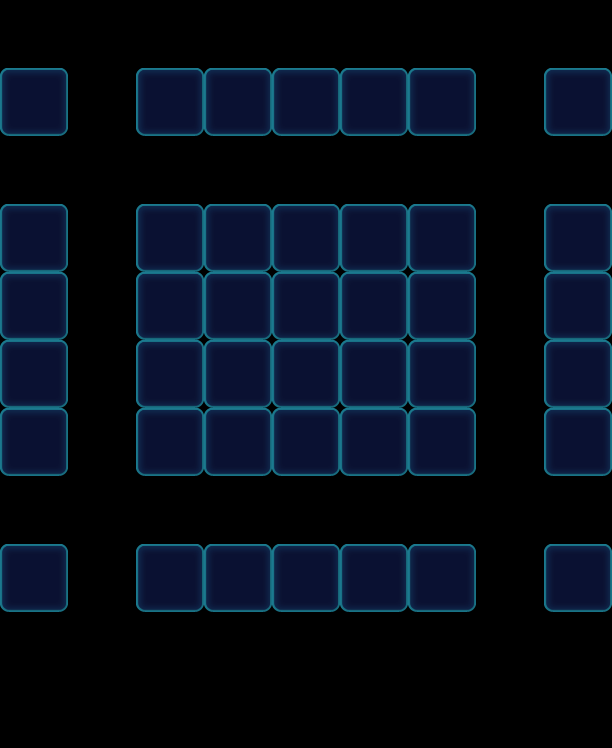

This is a level from a 2D game, rendered from its Tiled map with the project's own tilesets. A one-line summary and the map file follow, with tile-layer data summarised:
An orthogonal 9x11 tile map with 68x68 px tiles, 1 tile layer (Valid), 2 tilesets and 85 objects (42x Floor, 22x Monster, 21x Factory_Normal).

<map version="1.0" orientation="orthogonal" width="9" height="11" tilewidth="68" tileheight="68">
 <tileset firstgid="1" name="game_grid1" tilewidth="68" tileheight="68">
  <image source="game_grid1.png" width="68" height="68" />
 </tileset>
 <tileset firstgid="2" name="map" tilewidth="68" tileheight="68">
  <image source="map.png" width="1024" height="1024" />
 </tileset>
 <layer name="Valid" width="9" height="11">
  <data>[99 cells, 42 non-empty, 1 distinct tile ids]</data>
 </layer>
 <objectgroup name="BottomObj" width="9" height="11">
  <object name="Jelly" type="Floor" gid="33" x="136" y="272">
   <properties>
    <property name="Layers" value="2" />
   </properties>
  </object>
  <object name="Jelly" type="Floor" gid="33" x="272" y="272">
   <properties>
    <property name="Layers" value="2" />
   </properties>
  </object>
  <object name="Jelly" type="Floor" gid="33" x="340" y="272">
   <properties>
    <property name="Layers" value="2" />
   </properties>
  </object>
  <object name="Jelly" type="Floor" gid="33" x="408" y="272">
   <properties>
    <property name="Layers" value="2" />
   </properties>
  </object>
  <object name="Jelly" type="Floor" gid="33" x="204" y="272">
   <properties>
    <property name="Layers" value="2" />
   </properties>
  </object>
  <object name="Jelly" type="Floor" gid="33" x="408" y="340">
   <properties>
    <property name="Layers" value="2" />
   </properties>
  </object>
  <object name="Jelly" type="Floor" gid="33" x="204" y="340">
   <properties>
    <property name="Layers" value="2" />
   </properties>
  </object>
  <object name="Jelly" type="Floor" gid="33" x="136" y="340">
   <properties>
    <property name="Layers" value="2" />
   </properties>
  </object>
  <object name="Jelly" type="Floor" gid="33" x="272" y="340">
   <properties>
    <property name="Layers" value="2" />
   </properties>
  </object>
  <object name="Jelly" type="Floor" gid="33" x="340" y="340">
   <properties>
    <property name="Layers" value="2" />
   </properties>
  </object>
  <object name="Jelly" type="Floor" gid="33" x="408" y="408">
   <properties>
    <property name="Layers" value="2" />
   </properties>
  </object>
  <object name="Jelly" type="Floor" gid="33" x="204" y="408">
   <properties>
    <property name="Layers" value="2" />
   </properties>
  </object>
  <object name="Jelly" type="Floor" gid="33" x="136" y="408">
   <properties>
    <property name="Layers" value="2" />
   </properties>
  </object>
  <object name="Jelly" type="Floor" gid="33" x="272" y="408">
   <properties>
    <property name="Layers" value="2" />
   </properties>
  </object>
  <object name="Jelly" type="Floor" gid="33" x="340" y="408">
   <properties>
    <property name="Layers" value="2" />
   </properties>
  </object>
  <object name="Jelly" type="Floor" gid="33" x="408" y="476">
   <properties>
    <property name="Layers" value="2" />
   </properties>
  </object>
  <object name="Jelly" type="Floor" gid="33" x="204" y="476">
   <properties>
    <property name="Layers" value="2" />
   </properties>
  </object>
  <object name="Jelly" type="Floor" gid="33" x="136" y="476">
   <properties>
    <property name="Layers" value="2" />
   </properties>
  </object>
  <object name="Jelly" type="Floor" gid="33" x="272" y="476">
   <properties>
    <property name="Layers" value="2" />
   </properties>
  </object>
  <object name="Jelly" type="Floor" gid="33" x="340" y="476">
   <properties>
    <property name="Layers" value="2" />
   </properties>
  </object>
  <object name="Jelly" type="Floor" gid="33" x="544" y="136">
   <properties>
    <property name="Layers" value="2" />
   </properties>
  </object>
  <object name="Jelly" type="Floor" gid="33" x="544" y="612">
   <properties>
    <property name="Layers" value="2" />
   </properties>
  </object>
  <object name="Jelly" type="Floor" gid="33" x="0" y="612">
   <properties>
    <property name="Layers" value="2" />
   </properties>
  </object>
  <object name="Jelly" type="Floor" gid="33" x="0" y="136">
   <properties>
    <property name="Layers" value="2" />
   </properties>
  </object>
  <object name="Jelly" type="Floor" gid="33" x="204" y="612">
   <properties>
    <property name="Layers" value="2" />
   </properties>
  </object>
  <object name="Jelly" type="Floor" gid="33" x="340" y="612">
   <properties>
    <property name="Layers" value="2" />
   </properties>
  </object>
  <object name="Jelly" type="Floor" gid="33" x="272" y="612">
   <properties>
    <property name="Layers" value="2" />
   </properties>
  </object>
  <object name="Jelly" type="Floor" gid="33" x="136" y="612">
   <properties>
    <property name="Layers" value="2" />
   </properties>
  </object>
  <object name="Jelly" type="Floor" gid="33" x="408" y="612">
   <properties>
    <property name="Layers" value="2" />
   </properties>
  </object>
  <object name="Jelly" type="Floor" gid="33" x="204" y="136">
   <properties>
    <property name="Layers" value="2" />
   </properties>
  </object>
  <object name="Jelly" type="Floor" gid="33" x="340" y="136">
   <properties>
    <property name="Layers" value="2" />
   </properties>
  </object>
  <object name="Jelly" type="Floor" gid="33" x="272" y="136">
   <properties>
    <property name="Layers" value="2" />
   </properties>
  </object>
  <object name="Jelly" type="Floor" gid="33" x="136" y="136">
   <properties>
    <property name="Layers" value="2" />
   </properties>
  </object>
  <object name="Jelly" type="Floor" gid="33" x="408" y="136">
   <properties>
    <property name="Layers" value="2" />
   </properties>
  </object>
  <object name="Jelly" type="Floor" gid="33" x="0" y="340">
   <properties>
    <property name="Layers" value="2" />
   </properties>
  </object>
  <object name="Jelly" type="Floor" gid="33" x="0" y="408">
   <properties>
    <property name="Layers" value="2" />
   </properties>
  </object>
  <object name="Jelly" type="Floor" gid="33" x="0" y="476">
   <properties>
    <property name="Layers" value="2" />
   </properties>
  </object>
  <object name="Jelly" type="Floor" gid="33" x="0" y="272">
   <properties>
    <property name="Layers" value="2" />
   </properties>
  </object>
  <object name="Jelly" type="Floor" gid="33" x="544" y="340">
   <properties>
    <property name="Layers" value="2" />
   </properties>
  </object>
  <object name="Jelly" type="Floor" gid="33" x="544" y="408">
   <properties>
    <property name="Layers" value="2" />
   </properties>
  </object>
  <object name="Jelly" type="Floor" gid="33" x="544" y="476">
   <properties>
    <property name="Layers" value="2" />
   </properties>
  </object>
  <object name="Jelly" type="Floor" gid="33" x="544" y="272">
   <properties>
    <property name="Layers" value="2" />
   </properties>
  </object>
 </objectgroup>
 <objectgroup name="MiddleObj" width="9" height="11">
  <object type="Monster" gid="19" x="0" y="476">
   <properties>
    <property name="Color" value="Yellow" />
   </properties>
  </object>
  <object type="Monster" gid="18" x="408" y="612">
   <properties>
    <property name="Color" value="Pink" />
   </properties>
  </object>
  <object type="Monster" gid="2" x="544" y="476">
   <properties>
    <property name="Color" value="Blue" />
   </properties>
  </object>
  <object type="Monster" gid="19" x="136" y="612">
   <properties>
    <property name="Color" value="Yellow" />
   </properties>
  </object>
  <object type="Monster" gid="18" x="340" y="136">
   <properties>
    <property name="Color" value="Pink" />
   </properties>
  </object>
  <object type="Monster" gid="18" x="204" y="136">
   <properties>
    <property name="Color" value="Pink" />
   </properties>
  </object>
  </objectgroup>
 <objectgroup color="#000000" name="TopObj" width="9" height="11">
  <!-- 21 objects omitted --></objectgroup>
</map>
<!-- 37 of 85 objects omitted -->
